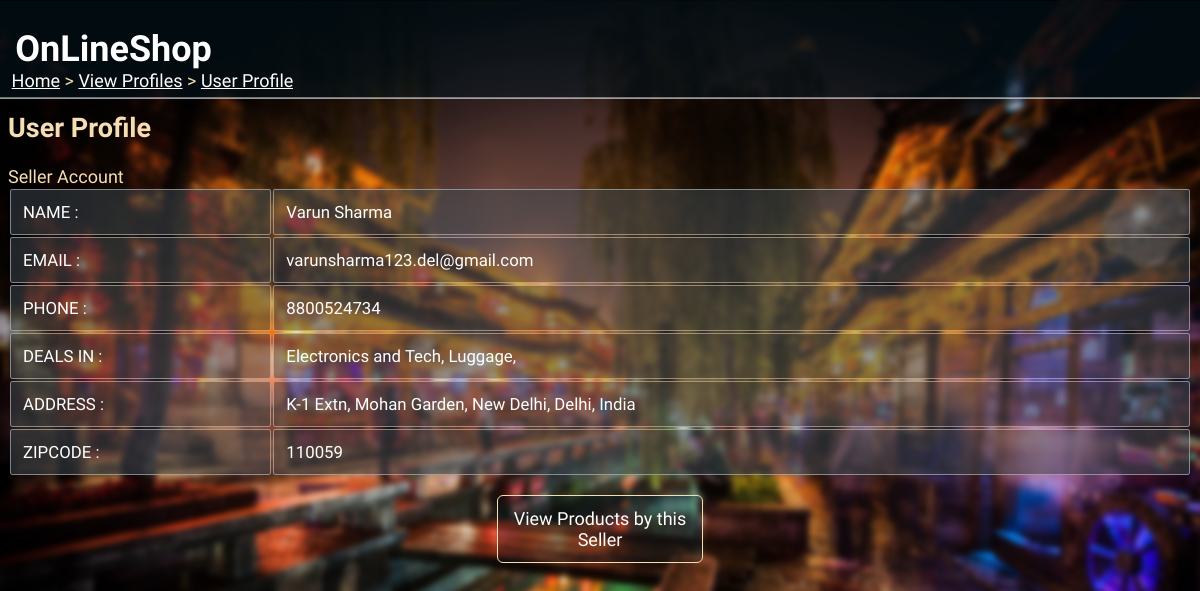
Page /viewprofile/SID0000001/ (signed in) on the committed database.
### tables this page shows
CREATE TABLE "seller"(
sellID varchar(10) PRIMARY KEY,
name varchar(30) NOT NULL,
email varchar(30) UNIQUE,
phone varchar(13) NOT NULL,
area varchar(20) NOT NULL,
locality varchar(20) NOT NULL,
city varchar(20) NOT NULL,
state varchar(20) NOT NULL,
country varchar(20) NOT NULL,
zipcode varchar(6) NOT NULL,
password varchar(20) NOT NULL);

CREATE TABLE product(
prodID varchar(10) PRIMARY KEY,
name varchar(30) NOT NULL,
quantity integer CHECK(quantity>=0) NOT NULL,
category varchar(30) NOT NULL ,
cost_price decimal(9,2) NOT NULL,
sell_price decimal(9,2) NOT NULL,
description varchar(100),
sellID varchar(10) REFERENCES seller (sellID),
CHECK (sell_price>cost_price)
);

### __init__.py (the view)
@app.route("/viewprofile/<id>/")
def view_profile(id):
    if 'userid' not in session:
        return redirect(url_for('home'))
    userid = session["userid"]
    type = session["type"]
    my = True if userid==id else False
    if not my: profile_type = "Customer" if type=="Seller" else "Seller"
    else: profile_type = type
    det, categories = fetch_details(id, profile_type)   #details
    if len(det)==0:
        abort(404)
    det = det[0]
    return render_template("view_profile.html",
                            type=profile_type,
                            name=det[1],
                            email=det[2],
                            phone=det[3],
                            area=det[4],
                            locality=det[5],
                            city=det[6],
                            state=det[7],
                            country=det[8],
                            zip=det[9],
                            category=(None if profile_type=="Customer" else categories),
                            my=my)

### dbaccess.py (called while the page is built)
def fetch_details(userid, type):
    conn = sqlite3.connect("onlineshop.db")
    cur = conn.cursor()
    if type=="Customer":
        a = cur.execute("SELECT * FROM customer WHERE custID=?", (userid,))
        a = list(a)
        b = []
    elif type=="Seller":
        a = cur.execute("SELECT * FROM seller WHERE sellID=?", (userid,))
        a = list(a)
        b = cur.execute("SELECT DISTINCT(category) from product WHERE sellID=?", (userid,))
        b = [i[0] for i in b ]
    conn.close()
    return a, b

### templates/view_profile.html (shortened to what this page needs)
<html>
    <head>
        <link rel="stylesheet" href="{{url_for('static', filename='main.css')}}">
      </head>
<body>
    <div class="sticky">
        <h1>OnLineShop</h1>
    </div>
  <div class="nav">
    <p><a href="/">Home</a> > <a href="/viewprofile/">View Profiles</a> > <a href="">User Profile</a></p>
  </div>
  <h2>User Profile</h2>
  {{type}} Account
  <table>
    <tr>
      <td>NAME :</td><td>{{name}}</td>
    </tr>
    <tr>
      <td>EMAIL :</td><td>{{email}}</td>
    </tr>
    <tr>
      <td>PHONE :</td><td>{{phone}}</td>
    </tr>
    {% if type=="Seller" %}
    <tr>
      <td>DEALS IN :</td>
      <td>{% for i in category %}
        {{i}},
      {% endfor %}</td>
    </tr>
    {% endif %}
    <tr>
      <td>ADDRESS :</td><td>{{area}}, {{locality}}, {{city}}, {{state}}, {{country}}</td>
    </tr>
    <tr>
      <td>ZIPCODE :</td><td>{{zip}}</td>
    </tr>
  </table>
  {% if not my and type!="Customer" %}
  <p class="press"><a href="./sellerproducts">View Products by this Seller</a></p>
  {% endif %}
</body>
</html>

### static/main.css (style rules this page uses)
div.sticky { position: -webkit-sticky; position: sticky; top: 0.2px; margin: -0.7vw; background-color: rgba(3, 22, 32, 0.5); color: white; padding: 0.3vw; font-size: 1.5vw; border-bottom: 1px solid white; font-family: 'Acme'; }
div.sticky h1 { padding-left:1vw; }
body { font-family:'K2D'; font-size: 1.5vw; background-image: url('background2.jpg'); background-size: cover; color: wheat; max-width: 100%; overflow-x: hidden; }
div.nav { position: fixed; display: block; top: 5vw; margin:-0.7vw; padding-left:1vw; border:none; overflow: hidden; }
div.nav a { text-decoration: underline; color: white; }
.press { padding:0vw; font-size: 1.5vw; justify-content: center; margin-left: auto; margin-right: auto; margin-top: 1.5vw; margin-bottom: 1.5vw; }
.press a { background-color: rgba(3, 22, 32, 0.308); border-radius: 0.5vw; padding: 1vw; width: 15vw; display: block; margin: auto; text-decoration: none; color: white; border: 1px solid wheat; text-align: center; }
table { width: 100%; font-size: 1.4vw; }
td { border: 1px solid rgba(187, 203, 207, 0.589); border-radius: 0.2vw; padding:1vw; text-align: left; background-color: rgba(60, 71, 80, 0.521); color: white; word-wrap: break-word; }
a { text-decoration: underline; color: white; }

### rows in the picture
seller: name "Varun Sharma", email "varunsharma123.del@gmail.com", phone "8800524734", area "K-1 Extn", locality "Mohan Garden", city "New Delhi", state "Delhi", country "India", zipcode "110059"
product: category "Electronics and Tech"
product: category "Luggage"

### other values in the picture
{{ type }} "Seller"
